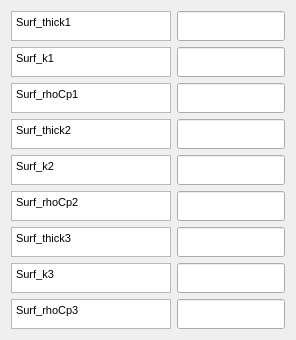
          <widget class="QFrame" name="">
           <layout class="QGridLayout" name="gridLayout_5">
            <item row="12" column="0">
             <widget class="QTextBrowser" name="textBrowser_5">
              <property name="sizePolicy">
               <sizepolicy hsizetype="Expanding" vsizetype="Expanding">
                <horstretch>0</horstretch>
                <verstretch>0</verstretch>
               </sizepolicy>
              </property>
              <property name="minimumSize">
               <size>
                <width>160</width>
                <height>0</height>
               </size>
              </property>
              <property name="maximumSize">
               <size>
                <width>74</width>
                <height>30</height>
               </size>
              </property>
              <property name="html">
               <string>&lt;!DOCTYPE HTML PUBLIC &quot;-//W3C//DTD HTML 4.0//EN&quot; &quot;http://www.w3.org/TR/REC-html40/strict.dtd&quot;&gt;
&lt;html&gt;&lt;head&gt;&lt;meta name=&quot;qrichtext&quot; content=&quot;1&quot; /&gt;&lt;style type=&quot;text/css&quot;&gt;
p, li { white-space: pre-wrap; }
&lt;/style&gt;&lt;/head&gt;&lt;body style=&quot; font-family:'MS Shell Dlg 2'; font-size:8pt; font-weight:400; font-style:normal;&quot;&gt;
&lt;p style=&quot; margin-top:0px; margin-bottom:0px; margin-left:0px; margin-right:0px; -qt-block-indent:0; text-indent:0px;&quot;&gt;Surf_rhoCp2&lt;/p&gt;&lt;/body&gt;&lt;/html&gt;</string>
              </property>
             </widget>
            </item>
            <item row="3" column="0">
             <widget class="QTextBrowser" name="textBrowser_1">
              <property name="sizePolicy">
               <sizepolicy hsizetype="Expanding" vsizetype="Expanding">
                <horstretch>0</horstretch>
                <verstretch>0</verstretch>
               </sizepolicy>
              </property>
              <property name="minimumSize">
               <size>
                <width>160</width>
                <height>0</height>
               </size>
              </property>
              <property name="maximumSize">
               <size>
                <width>74</width>
                <height>30</height>
               </size>
              </property>
              <property name="html">
               <string>&lt;!DOCTYPE HTML PUBLIC &quot;-//W3C//DTD HTML 4.0//EN&quot; &quot;http://www.w3.org/TR/REC-html40/strict.dtd&quot;&gt;
&lt;html&gt;&lt;head&gt;&lt;meta name=&quot;qrichtext&quot; content=&quot;1&quot; /&gt;&lt;style type=&quot;text/css&quot;&gt;
p, li { white-space: pre-wrap; }
&lt;/style&gt;&lt;/head&gt;&lt;body style=&quot; font-family:'MS Shell Dlg 2'; font-size:8pt; font-weight:400; font-style:normal;&quot;&gt;
&lt;p style=&quot; margin-top:0px; margin-bottom:0px; margin-left:0px; margin-right:0px; -qt-block-indent:0; text-indent:0px;&quot;&gt;Surf_k1&lt;/p&gt;&lt;/body&gt;&lt;/html&gt;</string>
              </property>
             </widget>
            </item>
            <item row="1" column="0">
             <widget class="QTextBrowser" name="textBrowser_0">
              <property name="sizePolicy">
               <sizepolicy hsizetype="Expanding" vsizetype="Expanding">
                <horstretch>0</horstretch>
                <verstretch>0</verstretch>
               </sizepolicy>
              </property>
              <property name="minimumSize">
               <size>
                <width>160</width>
                <height>0</height>
               </size>
              </property>
              <property name="maximumSize">
               <size>
                <width>74</width>
                <height>30</height>
               </size>
              </property>
              <property name="html">
               <string>&lt;!DOCTYPE HTML PUBLIC &quot;-//W3C//DTD HTML 4.0//EN&quot; &quot;http://www.w3.org/TR/REC-html40/strict.dtd&quot;&gt;
&lt;html&gt;&lt;head&gt;&lt;meta name=&quot;qrichtext&quot; content=&quot;1&quot; /&gt;&lt;style type=&quot;text/css&quot;&gt;
p, li { white-space: pre-wrap; }
&lt;/style&gt;&lt;/head&gt;&lt;body style=&quot; font-family:'MS Shell Dlg 2'; font-size:8pt; font-weight:400; font-style:normal;&quot;&gt;
&lt;p style=&quot; margin-top:0px; margin-bottom:0px; margin-left:0px; margin-right:0px; -qt-block-indent:0; text-indent:0px;&quot;&gt;Surf_thick1&lt;/p&gt;&lt;/body&gt;&lt;/html&gt;</string>
              </property>
             </widget>
            </item>
            <item row="7" column="1">
             <widget class="QLineEdit" name="ESTMlineEdit3">
              <property name="sizePolicy">
               <sizepolicy hsizetype="Expanding" vsizetype="Expanding">
                <horstretch>0</horstretch>
                <verstretch>0</verstretch>
               </sizepolicy>
              </property>
              <property name="minimumSize">
               <size>
                <width>87</width>
                <height>0</height>
               </size>
              </property>
              <property name="maximumSize">
               <size>
                <width>16777215</width>
                <height>30</height>
               </size>
              </property>
              <property name="toolTip">
               <string>    Thickness of the second layer [m] (if no second layer, set to -999.)
</string>
              </property>
             </widget>
            </item>
            <item row="5" column="1">
             <widget class="QLineEdit" name="ESTMlineEdit2">
              <property name="sizePolicy">
               <sizepolicy hsizetype="Expanding" vsizetype="Expanding">
                <horstretch>0</horstretch>
                <verstretch>0</verstretch>
               </sizepolicy>
              </property>
              <property name="minimumSize">
               <size>
                <width>87</width>
                <height>0</height>
               </size>
              </property>
              <property name="maximumSize">
               <size>
                <width>16777215</width>
                <height>30</height>
               </size>
              </property>
              <property name="toolTip">
               <string>    Volumetric heat capacity of the first layer [J m-3 K-1]
</string>
              </property>
             </widget>
            </item>
            <item row="10" column="1">
             <widget class="QLineEdit" name="ESTMlineEdit4">
              <property name="sizePolicy">
               <sizepolicy hsizetype="Expanding" vsizetype="Expanding">
                <horstretch>0</horstretch>
                <verstretch>0</verstretch>
               </sizepolicy>
              </property>
              <property name="minimumSize">
               <size>
                <width>87</width>
                <height>0</height>
               </size>
              </property>
              <property name="maximumSize">
               <size>
                <width>16777215</width>
                <height>30</height>
               </size>
              </property>
              <property name="toolTip">
               <string>    Thermal conductivity of the second layer [W m-1 K-1]
</string>
              </property>
             </widget>
            </item>
            <item row="1" column="1">
             <widget class="QLineEdit" name="ESTMlineEdit0">
              <property name="sizePolicy">
               <sizepolicy hsizetype="Expanding" vsizetype="Expanding">
                <horstretch>0</horstretch>
                <verstretch>0</verstretch>
               </sizepolicy>
              </property>
              <property name="minimumSize">
               <size>
                <width>87</width>
                <height>0</height>
               </size>
              </property>
              <property name="maximumSize">
               <size>
                <width>16777215</width>
                <height>30</height>
               </size>
              </property>
              <property name="toolTip">
               <string>    Thickness of the first layer [m] for roofs (building surfaces) and ground (all other surfaces)
</string>
              </property>
             </widget>
            </item>
            <item row="14" column="1">
             <widget class="QLineEdit" name="ESTMlineEdit6">
              <property name="sizePolicy">
               <sizepolicy hsizetype="Expanding" vsizetype="Expanding">
                <horstretch>0</horstretch>
                <verstretch>0</verstretch>
               </sizepolicy>
              </property>
              <property name="maximumSize">
               <size>
                <width>16777215</width>
                <height>30</height>
               </size>
              </property>
              <property name="toolTip">
               <string>    Thickness of the third layer [m] (if no third layer, set to -999.)
</string>
              </property>
             </widget>
            </item>
            <item row="18" column="1">
             <widget class="QLineEdit" name="ESTMlineEdit8">
              <property name="sizePolicy">
               <sizepolicy hsizetype="Expanding" vsizetype="Expanding">
                <horstretch>0</horstretch>
                <verstretch>0</verstretch>
               </sizepolicy>
              </property>
              <property name="minimumSize">
               <size>
                <width>87</width>
                <height>0</height>
               </size>
              </property>
              <property name="maximumSize">
               <size>
                <width>16777215</width>
                <height>30</height>
               </size>
              </property>
              <property name="toolTip">
               <string>    Volumetric heat capacity of the third layer [J m-3 K-1]
</string>
              </property>
             </widget>
            </item>
            <item row="3" column="1">
             <widget class="QLineEdit" name="ESTMlineEdit1">
              <property name="sizePolicy">
               <sizepolicy hsizetype="Expanding" vsizetype="Expanding">
                <horstretch>0</horstretch>
                <verstretch>0</verstretch>
               </sizepolicy>
              </property>
              <property name="minimumSize">
               <size>
                <width>87</width>
                <height>0</height>
               </size>
              </property>
              <property name="maximumSize">
               <size>
                <width>16777215</width>
                <height>30</height>
               </size>
              </property>
              <property name="toolTip">
               <string>    Thermal conductivity of the first layer [W m-1 K-1]
</string>
              </property>
             </widget>
            </item>
            <item row="12" column="1">
             <widget class="QLineEdit" name="ESTMlineEdit5">
              <property name="sizePolicy">
               <sizepolicy hsizetype="Expanding" vsizetype="Expanding">
                <horstretch>0</horstretch>
                <verstretch>0</verstretch>
               </sizepolicy>
              </property>
              <property name="minimumSize">
               <size>
                <width>87</width>
                <height>0</height>
               </size>
              </property>
              <property name="maximumSize">
               <size>
                <width>16777215</width>
                <height>30</height>
               </size>
              </property>
              <property name="toolTip">
               <string>    Volumetric heat capacity of the second layer [J m-3 K-1]
</string>
              </property>
             </widget>
            </item>
            <item row="16" column="1">
             <widget class="QLineEdit" name="ESTMlineEdit7">
              <property name="sizePolicy">
               <sizepolicy hsizetype="Expanding" vsizetype="Expanding">
                <horstretch>0</horstretch>
                <verstretch>0</verstretch>
               </sizepolicy>
              </property>
              <property name="maximumSize">
               <size>
                <width>16777215</width>
                <height>30</height>
               </size>
              </property>
              <property name="toolTip">
               <string>    Thermal conductivity of the third layer[W m-1 K-1]
</string>
              </property>
             </widget>
            </item>
            <item row="14" column="0">
             <widget class="QTextBrowser" name="textBrowser_6">
              <property name="sizePolicy">
               <sizepolicy hsizetype="Expanding" vsizetype="Expanding">
                <horstretch>0</horstretch>
                <verstretch>0</verstretch>
               </sizepolicy>
              </property>
              <property name="minimumSize">
               <size>
                <width>160</width>
                <height>0</height>
               </size>
              </property>
              <property name="maximumSize">
               <size>
                <width>74</width>
                <height>30</height>
               </size>
              </property>
              <property name="html">
               <string>&lt;!DOCTYPE HTML PUBLIC &quot;-//W3C//DTD HTML 4.0//EN&quot; &quot;http://www.w3.org/TR/REC-html40/strict.dtd&quot;&gt;
&lt;html&gt;&lt;head&gt;&lt;meta name=&quot;qrichtext&quot; content=&quot;1&quot; /&gt;&lt;style type=&quot;text/css&quot;&gt;
p, li { white-space: pre-wrap; }
&lt;/style&gt;&lt;/head&gt;&lt;body style=&quot; font-family:'MS Shell Dlg 2'; font-size:8pt; font-weight:400; font-style:normal;&quot;&gt;
&lt;p style=&quot; margin-top:0px; margin-bottom:0px; margin-left:0px; margin-right:0px; -qt-block-indent:0; text-indent:0px;&quot;&gt;Surf_thick3&lt;/p&gt;&lt;/body&gt;&lt;/html&gt;</string>
              </property>
             </widget>
            </item>
            <item row="7" column="0">
             <widget class="QTextBrowser" name="textBrowser_3">
              <property name="sizePolicy">
               <sizepolicy hsizetype="Expanding" vsizetype="Expanding">
                <horstretch>0</horstretch>
                <verstretch>0</verstretch>
               </sizepolicy>
              </property>
              <property name="minimumSize">
               <size>
                <width>160</width>
                <height>0</height>
               </size>
              </property>
              <property name="maximumSize">
               <size>
                <width>74</width>
                <height>30</height>
               </size>
              </property>
              <property name="html">
               <string>&lt;!DOCTYPE HTML PUBLIC &quot;-//W3C//DTD HTML 4.0//EN&quot; &quot;http://www.w3.org/TR/REC-html40/strict.dtd&quot;&gt;
&lt;html&gt;&lt;head&gt;&lt;meta name=&quot;qrichtext&quot; content=&quot;1&quot; /&gt;&lt;style type=&quot;text/css&quot;&gt;
p, li { white-space: pre-wrap; }
&lt;/style&gt;&lt;/head&gt;&lt;body style=&quot; font-family:'MS Shell Dlg 2'; font-size:8pt; font-weight:400; font-style:normal;&quot;&gt;
&lt;p style=&quot; margin-top:0px; margin-bottom:0px; margin-left:0px; margin-right:0px; -qt-block-indent:0; text-indent:0px;&quot;&gt;Surf_thick2&lt;/p&gt;&lt;/body&gt;&lt;/html&gt;</string>
              </property>
             </widget>
            </item>
            <item row="5" column="0">
             <widget class="QTextBrowser" name="textBrowser_2">
              <property name="sizePolicy">
               <sizepolicy hsizetype="Expanding" vsizetype="Expanding">
                <horstretch>0</horstretch>
                <verstretch>0</verstretch>
               </sizepolicy>
              </property>
              <property name="minimumSize">
               <size>
                <width>160</width>
                <height>0</height>
               </size>
              </property>
              <property name="maximumSize">
               <size>
                <width>74</width>
                <height>30</height>
               </size>
              </property>
              <property name="html">
               <string>&lt;!DOCTYPE HTML PUBLIC &quot;-//W3C//DTD HTML 4.0//EN&quot; &quot;http://www.w3.org/TR/REC-html40/strict.dtd&quot;&gt;
&lt;html&gt;&lt;head&gt;&lt;meta name=&quot;qrichtext&quot; content=&quot;1&quot; /&gt;&lt;style type=&quot;text/css&quot;&gt;
p, li { white-space: pre-wrap; }
&lt;/style&gt;&lt;/head&gt;&lt;body style=&quot; font-family:'MS Shell Dlg 2'; font-size:8pt; font-weight:400; font-style:normal;&quot;&gt;
&lt;p style=&quot; margin-top:0px; margin-bottom:0px; margin-left:0px; margin-right:0px; -qt-block-indent:0; text-indent:0px;&quot;&gt;Surf_rhoCp1&lt;/p&gt;&lt;/body&gt;&lt;/html&gt;</string>
              </property>
             </widget>
            </item>
            <item row="10" column="0">
             <widget class="QTextBrowser" name="textBrowser_4">
              <property name="sizePolicy">
               <sizepolicy hsizetype="Expanding" vsizetype="Expanding">
                <horstretch>0</horstretch>
                <verstretch>0</verstretch>
               </sizepolicy>
              </property>
              <property name="minimumSize">
               <size>
                <width>160</width>
                <height>0</height>
               </size>
              </property>
              <property name="maximumSize">
               <size>
                <width>74</width>
                <height>30</height>
               </size>
              </property>
              <property name="html">
               <string>&lt;!DOCTYPE HTML PUBLIC &quot;-//W3C//DTD HTML 4.0//EN&quot; &quot;http://www.w3.org/TR/REC-html40/strict.dtd&quot;&gt;
&lt;html&gt;&lt;head&gt;&lt;meta name=&quot;qrichtext&quot; content=&quot;1&quot; /&gt;&lt;style type=&quot;text/css&quot;&gt;
p, li { white-space: pre-wrap; }
&lt;/style&gt;&lt;/head&gt;&lt;body style=&quot; font-family:'MS Shell Dlg 2'; font-size:8pt; font-weight:400; font-style:normal;&quot;&gt;
&lt;p style=&quot; margin-top:0px; margin-bottom:0px; margin-left:0px; margin-right:0px; -qt-block-indent:0; text-indent:0px;&quot;&gt;Surf_k2&lt;/p&gt;&lt;/body&gt;&lt;/html&gt;</string>
              </property>
             </widget>
            </item>
            <item row="16" column="0">
             <widget class="QTextBrowser" name="textBrowser_7">
              <property name="sizePolicy">
               <sizepolicy hsizetype="Expanding" vsizetype="Expanding">
                <horstretch>0</horstretch>
                <verstretch>0</verstretch>
               </sizepolicy>
              </property>
              <property name="minimumSize">
               <size>
                <width>160</width>
                <height>0</height>
               </size>
              </property>
              <property name="maximumSize">
               <size>
                <width>74</width>
                <height>30</height>
               </size>
              </property>
              <property name="html">
               <string>&lt;!DOCTYPE HTML PUBLIC &quot;-//W3C//DTD HTML 4.0//EN&quot; &quot;http://www.w3.org/TR/REC-html40/strict.dtd&quot;&gt;
&lt;html&gt;&lt;head&gt;&lt;meta name=&quot;qrichtext&quot; content=&quot;1&quot; /&gt;&lt;style type=&quot;text/css&quot;&gt;
p, li { white-space: pre-wrap; }
&lt;/style&gt;&lt;/head&gt;&lt;body style=&quot; font-family:'MS Shell Dlg 2'; font-size:8pt; font-weight:400; font-style:normal;&quot;&gt;
&lt;p style=&quot; margin-top:0px; margin-bottom:0px; margin-left:0px; margin-right:0px; -qt-block-indent:0; text-indent:0px;&quot;&gt;Surf_k3&lt;/p&gt;&lt;/body&gt;&lt;/html&gt;</string>
              </property>
             </widget>
            </item>
            <item row="18" column="0">
             <widget class="QTextBrowser" name="textBrowser_8">
              <property name="sizePolicy">
               <sizepolicy hsizetype="Expanding" vsizetype="Expanding">
                <horstretch>0</horstretch>
                <verstretch>0</verstretch>
               </sizepolicy>
              </property>
              <property name="minimumSize">
               <size>
                <width>160</width>
                <height>0</height>
               </size>
              </property>
              <property name="maximumSize">
               <size>
                <width>74</width>
                <height>30</height>
               </size>
              </property>
              <property name="html">
               <string>&lt;!DOCTYPE HTML PUBLIC &quot;-//W3C//DTD HTML 4.0//EN&quot; &quot;http://www.w3.org/TR/REC-html40/strict.dtd&quot;&gt;
&lt;html&gt;&lt;head&gt;&lt;meta name=&quot;qrichtext&quot; content=&quot;1&quot; /&gt;&lt;style type=&quot;text/css&quot;&gt;
p, li { white-space: pre-wrap; }
&lt;/style&gt;&lt;/head&gt;&lt;body style=&quot; font-family:'MS Shell Dlg 2'; font-size:8pt; font-weight:400; font-style:normal;&quot;&gt;
&lt;p style=&quot; margin-top:0px; margin-bottom:0px; margin-left:0px; margin-right:0px; -qt-block-indent:0; text-indent:0px;&quot;&gt;Surf_rhoCp3&lt;/p&gt;&lt;/body&gt;&lt;/html&gt;</string>
              </property>
             </widget>
            </item>
           </layout>
          </widget>
